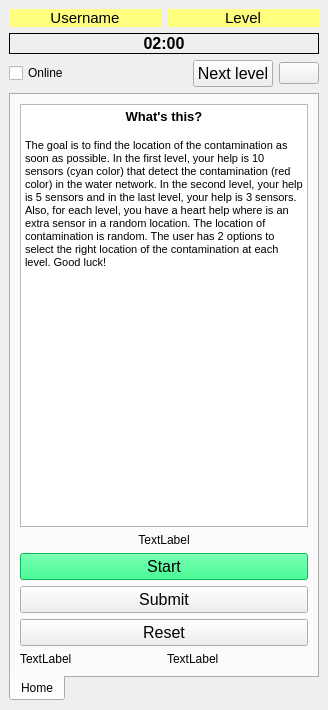
<?xml version="1.0" encoding="UTF-8"?>
<ui version="4.0">
 <class>pathoGAMEDockWidgetBase</class>
 <widget class="QDockWidget" name="pathoGAMEDockWidgetBase">
  <property name="geometry">
   <rect>
    <x>0</x>
    <y>0</y>
    <width>328</width>
    <height>710</height>
   </rect>
  </property>
  <property name="styleSheet">
   <string notr="true"/>
  </property>
  <property name="windowTitle">
   <string>PathoGAME: Main</string>
  </property>
  <widget class="QWidget" name="dockWidgetContents">
   <layout class="QGridLayout" name="gridLayout">
    <item row="4" column="0">
     <widget class="QLabel" name="timer_lbl">
      <property name="font">
       <font>
        <pointsize>12</pointsize>
        <weight>75</weight>
        <bold>true</bold>
       </font>
      </property>
      <property name="frameShape">
       <enum>QFrame::Box</enum>
      </property>
      <property name="frameShadow">
       <enum>QFrame::Plain</enum>
      </property>
      <property name="text">
       <string>02:00</string>
      </property>
      <property name="alignment">
       <set>Qt::AlignCenter</set>
      </property>
     </widget>
    </item>
    <item row="5" column="0">
     <layout class="QHBoxLayout" name="horizontalLayout_2">
      <item>
       <widget class="QCheckBox" name="onlinecheckBox">
        <property name="enabled">
         <bool>true</bool>
        </property>
        <property name="text">
         <string>Online</string>
        </property>
       </widget>
      </item>
      <item>
       <spacer name="horizontalSpacer">
        <property name="orientation">
         <enum>Qt::Horizontal</enum>
        </property>
        <property name="sizeHint" stdset="0">
         <size>
          <width>40</width>
          <height>20</height>
         </size>
        </property>
       </spacer>
      </item>
      <item>
       <widget class="QPushButton" name="next_level_btn">
        <property name="font">
         <font>
          <pointsize>12</pointsize>
         </font>
        </property>
        <property name="text">
         <string>Next level</string>
        </property>
       </widget>
      </item>
      <item>
       <widget class="QPushButton" name="heart1_btn">
        <property name="text">
         <string/>
        </property>
       </widget>
      </item>
     </layout>
    </item>
    <item row="6" column="0">
     <widget class="QTabWidget" name="tabWidget">
      <property name="tabPosition">
       <enum>QTabWidget::South</enum>
      </property>
      <property name="currentIndex">
       <number>0</number>
      </property>
      <property name="movable">
       <bool>true</bool>
      </property>
      <widget class="QWidget" name="tab">
       <attribute name="title">
        <string>Home</string>
       </attribute>
       <layout class="QGridLayout" name="gridLayout_2">
        <item row="8" column="0">
         <layout class="QHBoxLayout" name="horizontalLayout_3">
          <item>
           <widget class="QLabel" name="pathocert_logo">
            <property name="text">
             <string>TextLabel</string>
            </property>
           </widget>
          </item>
          <item>
           <widget class="QLabel" name="kios_logo">
            <property name="text">
             <string>TextLabel</string>
            </property>
           </widget>
          </item>
         </layout>
        </item>
        <item row="7" column="0">
         <widget class="QPushButton" name="clear_btn">
          <property name="font">
           <font>
            <pointsize>12</pointsize>
           </font>
          </property>
          <property name="text">
           <string>Reset</string>
          </property>
         </widget>
        </item>
        <item row="6" column="0">
         <widget class="QPushButton" name="submit_btn">
          <property name="font">
           <font>
            <pointsize>12</pointsize>
           </font>
          </property>
          <property name="text">
           <string>Submit</string>
          </property>
         </widget>
        </item>
        <item row="4" column="0">
         <widget class="QPushButton" name="start_btn">
          <property name="font">
           <font>
            <pointsize>12</pointsize>
           </font>
          </property>
          <property name="styleSheet">
           <string notr="true">background-color: rgb(1, 255, 115);</string>
          </property>
          <property name="text">
           <string>Start</string>
          </property>
         </widget>
        </item>
        <item row="2" column="0">
         <widget class="QTextBrowser" name="textBrowser">
          <property name="html">
           <string>&lt;!DOCTYPE HTML PUBLIC &quot;-//W3C//DTD HTML 4.0//EN&quot; &quot;http://www.w3.org/TR/REC-html40/strict.dtd&quot;&gt;
&lt;html&gt;&lt;head&gt;&lt;meta name=&quot;qrichtext&quot; content=&quot;1&quot; /&gt;&lt;style type=&quot;text/css&quot;&gt;
p, li { white-space: pre-wrap; }
&lt;/style&gt;&lt;/head&gt;&lt;body style=&quot; font-family:'MS Shell Dlg 2'; font-size:7.8pt; font-weight:400; font-style:normal;&quot;&gt;
&lt;p align=&quot;center&quot; style=&quot; margin-top:0px; margin-bottom:0px; margin-left:0px; margin-right:0px; -qt-block-indent:0; text-indent:0px;&quot;&gt;&lt;span style=&quot; font-size:10pt; font-weight:600;&quot;&gt;What's this?&lt;/span&gt;&lt;/p&gt;
&lt;p align=&quot;center&quot; style=&quot;-qt-paragraph-type:empty; margin-top:0px; margin-bottom:0px; margin-left:0px; margin-right:0px; -qt-block-indent:0; text-indent:0px; font-size:10pt; font-weight:600;&quot;&gt;&lt;br /&gt;&lt;/p&gt;
&lt;p style=&quot; margin-top:0px; margin-bottom:0px; margin-left:0px; margin-right:0px; -qt-block-indent:0; text-indent:0px;&quot;&gt;&lt;span style=&quot; font-size:8.25pt;&quot;&gt;The goal is to find the location of the contamination as soon as possible. In the first level, your help is 10 sensors (cyan color) that detect the contamination (red color) in the water network. In the second level, your help is 5 sensors and in the last level, your help is 3 sensors. Also, for each level, you have a heart help where is an extra sensor in a random location. The location of contamination is random. The user has 2 options to select the right location of the contamination at each level. Good luck! &lt;/span&gt;&lt;/p&gt;&lt;/body&gt;&lt;/html&gt;</string>
          </property>
         </widget>
        </item>
        <item row="3" column="0">
         <widget class="QLabel" name="legend_label">
          <property name="text">
           <string>TextLabel</string>
          </property>
          <property name="alignment">
           <set>Qt::AlignCenter</set>
          </property>
         </widget>
        </item>
       </layout>
      </widget>
     </widget>
    </item>
    <item row="0" column="0">
     <layout class="QHBoxLayout" name="horizontalLayout">
      <item>
       <widget class="QLabel" name="username_lbl">
        <property name="font">
         <font>
          <pointsize>11</pointsize>
          <weight>50</weight>
          <bold>false</bold>
         </font>
        </property>
        <property name="styleSheet">
         <string notr="true">background-color: rgb(255, 255, 127);</string>
        </property>
        <property name="text">
         <string>Username</string>
        </property>
        <property name="alignment">
         <set>Qt::AlignCenter</set>
        </property>
       </widget>
      </item>
      <item>
       <widget class="QLabel" name="level_lbl">
        <property name="font">
         <font>
          <pointsize>11</pointsize>
         </font>
        </property>
        <property name="styleSheet">
         <string notr="true">background-color: rgb(255, 255, 127);</string>
        </property>
        <property name="text">
         <string> Level </string>
        </property>
        <property name="alignment">
         <set>Qt::AlignCenter</set>
        </property>
       </widget>
      </item>
     </layout>
    </item>
   </layout>
  </widget>
 </widget>
 <resources/>
 <connections/>
</ui>
